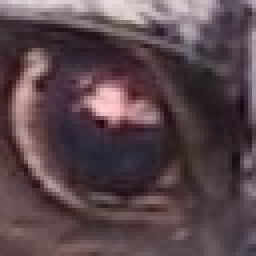
#> input picture images/raccoon_eye.jpg, 64 x 64 px, found by its file name (shown 4 times larger)
$ python frame_blobs_plain.py
#> lines starting #> are read from the running program, lines starting #| are printed output that depends on the picture
### frame_2D_alg_classes/misc.py
import filters
# ***************************************************** MISCELLANEOUS FUNCTIONS *****************************************
# Functions:
# -get_filters()
# -tree_traverse()
# ***********************************************************************************************************************
def get_filters(obj):
    " imports all variables in filters.py "
    str_ = [item for item in dir(filters) if not item.startswith("__")]
    for str in str_:
        var = getattr(filters, str)
        obj[str] = var
    # ---------- get_filters() end --------------------------------------------------------------------------------------
# [5 lines left out: function tree_traverse, not called in this run]
# ***************************************************** MISCELLANEOUS FUNCTIONS END *************************************

### frame_2D_alg/frame_blobs_plain.py
import cv2
import argparse
from time import time
from collections import deque
import math as math

'''
    frame_blobs() defines blobs: contiguous areas of positive or negative deviation of maximal gradient.
    Gradient is estimated as hypot(dx, dy) of a quadrant with +dx and +dy, from cross-comparison among adjacent pixels.
    Complemented by intra_blob (recursive search within blobs), it will be 2D version of first-level core algorithm.

    frame_blobs() performs several levels (Le) of encoding, incremental per scan line defined by vertical coordinate y.
    value of y per Le line is shown relative to y of current input line, incremented by top-down scan of input image:

    1Le, line y:    x_comp(p_): lateral pixel comparison -> tuple of derivatives dert1 ) array dert1_
    2Le, line y- 1: y_comp(dert1_): vertical pixel comp -> 2D tuple dert2 ) array dert2_
    3Le, line y- 1+ rng: form_P(dert2) -> 1D pattern P
    4Le, line y- 2+ rng: scan_P_(P, hP) -> hP, roots: down-connections, fork_: up-connections between Ps
    5Le, line y- 3+ rng: form_segment(hP, seg) -> seg: merge vertically-connected _Ps in non-forking blob segments
    6Le, line y- 4+ rng+ seg depth: form_blob(seg, blob): merge connected segments in fork_' incomplete blobs, recursively

    prefix '_' denotes higher-line variable or pattern, vs. same-type lower-line variable or pattern,
    postfix '_' denotes array name, vs. same-name elements of that array:
    if y = rng * 2: line y == P_, line y-1 == hP_, line y-2 == seg_, line y-4 == blob_

    Initial pixel comparison is not novel, I design from the scratch to make it organic part of hierarchical algorithm.
    It would be much faster with matrix computation, but this is minor compared to higher-level processing.
    I implement it sequentially for consistency with accumulation into blobs: irregular and very difficult to map to matrices.

    All 2D functions (y_comp, scan_P_, form_segment, form_blob) input two lines: higher and lower,
    convert elements of lower line into elements of new higher line, then displace elements of old higher line into higher function.
    Higher-line elements include additional variables, derived while they were lower-line elements.
'''


# ************ MAIN FUNCTIONS *******************************************************************************************
# -comp_pixel()
# -form_P()
# -scan_P_()
# -form_segment()
# -form_blob()
# -image_to_blobs()
# ***********************************************************************************************************************

def comp_pixel(pixel_, _pixel_, _P_, frame):
    " Comparison of consecutive pixels to compute gradient "
    dert__ = frame[8]
    P_ = deque()
    buff_ = deque()
    p = _pixel_[0]  # evaluated pixel
    x = 0
    P = [-1, [0, -1], [0, 0, 0, 0, 0], []]  # s, [min_x, max_x], [L, I, G, Dx, Dy], dert_

    for lower_p, right_p in zip(pixel_[:-1], _pixel_[1:]):  # pixel p is compared to vertically and horizontally subsequent pixels
        dy = lower_p - p  # compare with lower pixel
        dx = right_p - p  # compare with right-side pixel
        g = int(math.hypot(dy, dx)) - ave  # max gradient of right_and_down quadrant, unique for pixel p
        dert = [p, g, dx, dy]
        dert__[y][x] = dert  # derts are buffered in dert__ per blob, for
        P = form_P(dert, x, X - 2 + min_coord, P, P_, buff_, _P_, frame)
        p = right_p
        x += 1

    return P_
    # ---------- comp_pixel() end ---------------------------------------------------------------------------------------


# [150 lines left out: functions form_P, scan_P_, form_segment, form_blob, not called in this run]
    # ---------- form_blob() end ----------------------------------------------------------------------------------------


def image_to_blobs(image):
    " root function, postfix '_' denotes array vs. element, prefix '_' denotes higher-line vs. lower-line variable "
    _P_ = deque()  # higher-line same-m-sign 1D patterns
    dert__ = []
    frame = [0, 0, 0, 0, 0, 0, 0, [], dert__]
    global y
    y = 0
    _pixel_ = image[0, :]  # first line of pixels
    dert__ += [list(_pixel_)]

    for pixel_ in image[1:]:  # or Y-1: default term_blob in scan_P_ at y = Y?
        dert__ += [list(pixel_)]
        _P_ = comp_pixel(pixel_, _pixel_, _P_, frame)  # vertical and lateral pixel comparison
        _pixel_ = pixel_
        y += 1

    # frame ends, merge segs of last line into their blobs:
    y = Y - 1 + min_coord
    while _P_:  form_blob(form_segment(_P_.popleft(), frame), frame)
    return frame  # frame of 2D patterns, to be outputted to level 2
    # ---------- image_to_blobs() end -----------------------------------------------------------------------------------


# ************ MAIN FUNCTIONS END ***************************************************************************************

# ************ PROGRAM BODY *********************************************************************************************
# Pattern filters ----------------------------------------------------------------
# eventually updated by higher-level feedback, initialized here as constants:
from frame_2D_alg_classes.misc import get_filters

get_filters(globals())  # imports all filters at once

# Load inputs --------------------------------------------------------------------
argument_parser = argparse.ArgumentParser()
argument_parser.add_argument('-i', '--image', help='path to image file', default='./images/raccoon_eye.jpg')
arguments = vars(argument_parser.parse_args())
image = cv2.imread(arguments['image'], 0).astype(int)
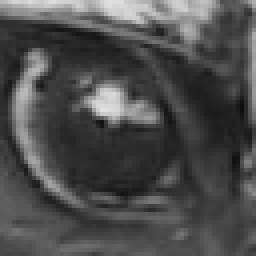
#> image: shape (64, 64) int64 (shown 4 times larger); min 12, max 225, mean 76.6
Y, X = image.shape  # image height and width
#> Y = 64; X = 64
#> the loop in image_to_blobs, `for pixel_ in image[1:]:` made 1 pass
#> after the loop in image_to_blobs, `for pixel_ in image[1:]:`: dert__ = 2 items; y = 0

# Main ---------------------------------------------------------------------------
start_time = time()
#> (the run stopped early here; a loop or call above may not have finished)

$ run again, with images/raccoon.jpg copied over images/raccoon_eye.jpg
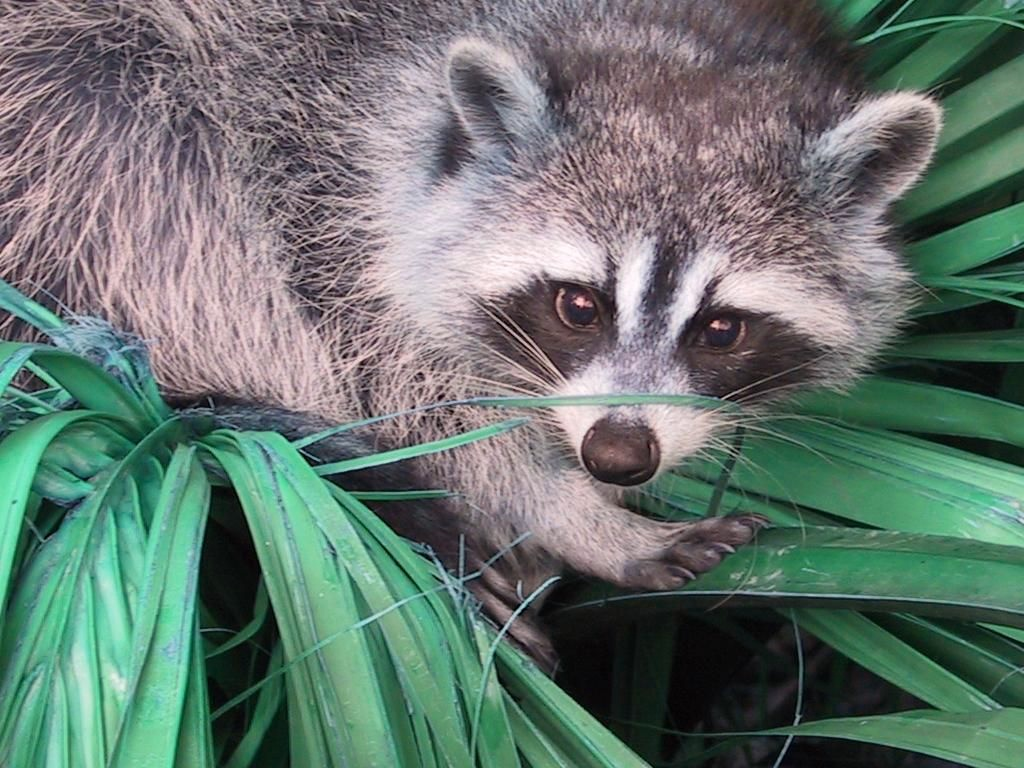
#> input picture images/raccoon.jpg, 1024 x 768 px, found by its file name
#> `image = cv2.imread(arguments['image'], 0).astype(int)`:
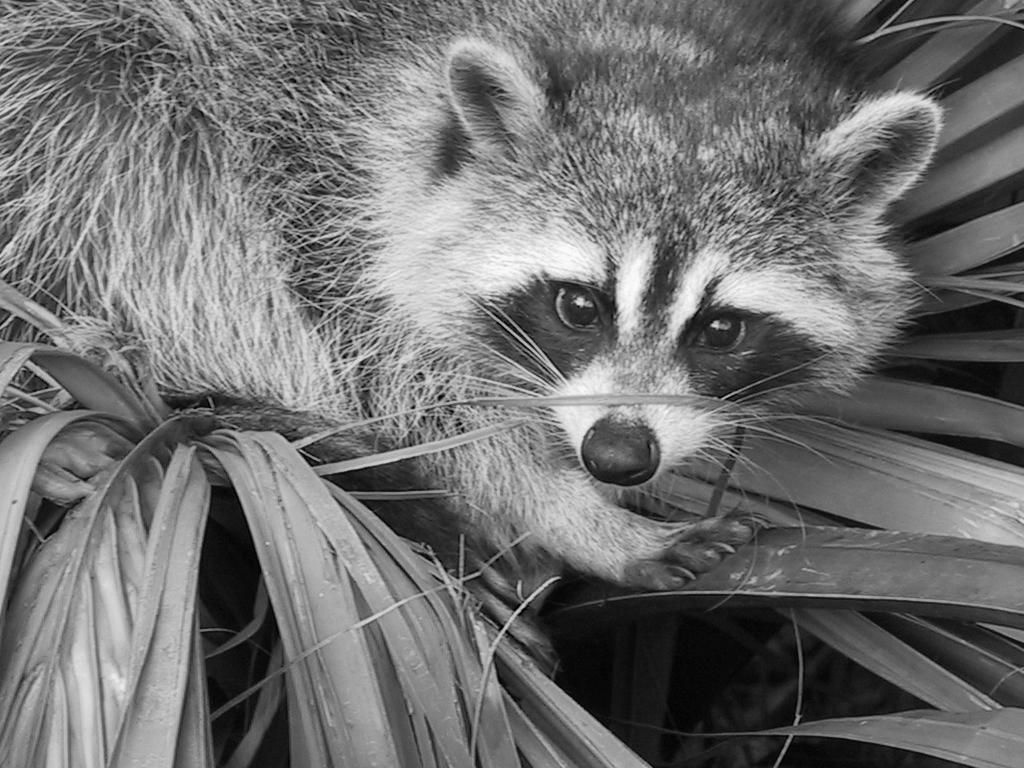
#> image: shape (768, 1024) int64; min 0, max 255, mean 112.3
#> the loop in image_to_blobs, `for pixel_ in image[1:]:` made 1 pass
#> after the loop in image_to_blobs, `for pixel_ in image[1:]:`: dert__ = 2 items; y = 0
